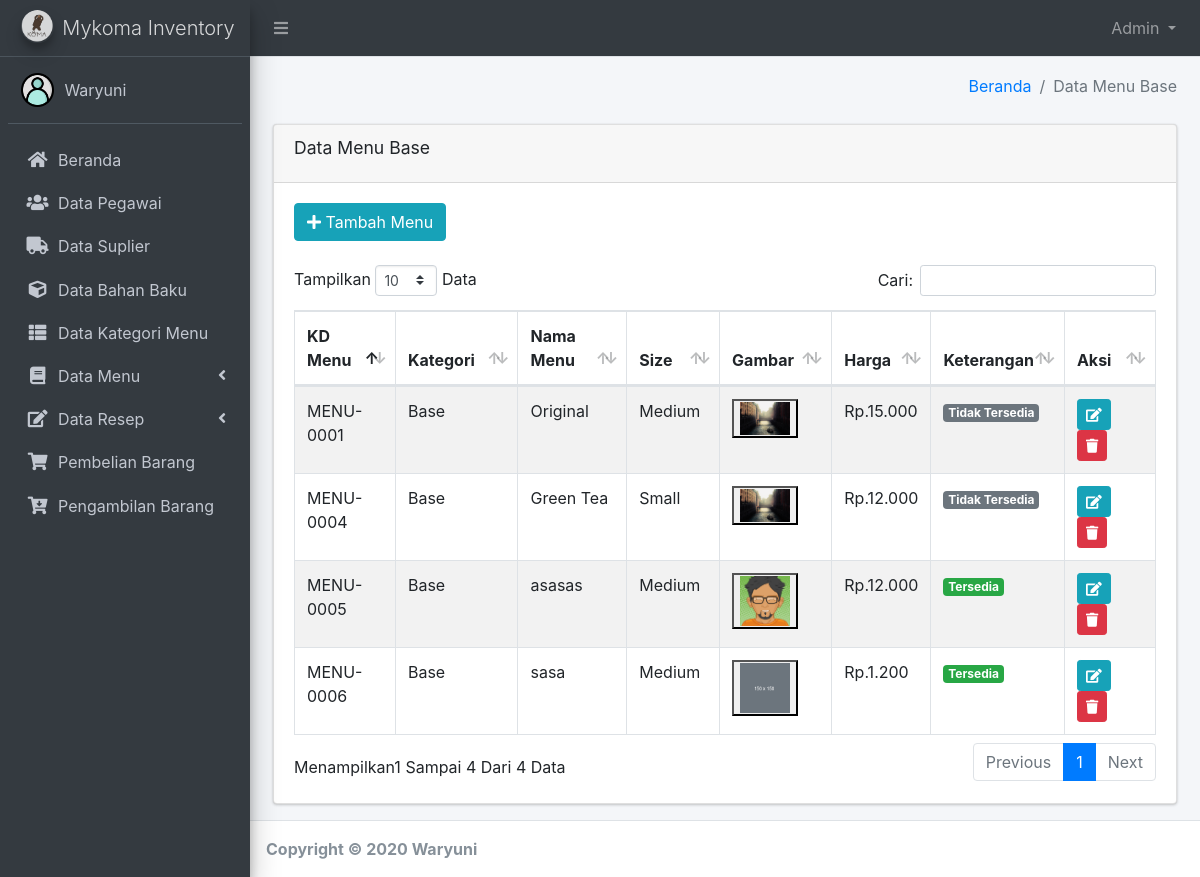
The page /index.php?page=menu&kd_kategori=KTGR-01 (signed in) on the database its author committed.
### tables this page shows
CREATE TABLE `kategori` (
  `kd_kategori` varchar(50) NOT NULL,
  `nm_kategori` varchar(100) NOT NULL,
  PRIMARY KEY (`kd_kategori`)
);

CREATE TABLE `menu` (
  `kd_menu` varchar(50) NOT NULL,
  `kd_kategori` varchar(50) NOT NULL,
  `nm_menu` varchar(100) NOT NULL,
  `gambar` varchar(500) DEFAULT NULL,
  `size` varchar(50) NOT NULL,
  `harga` int(11) NOT NULL,
  `keterangan` varchar(50) NOT NULL,
  PRIMARY KEY (`kd_menu`)
);

### modules/menu/view.php (the view, shortened to what this page needs)
<?php
$kd_kategori = $_GET['kd_kategori'];
?>
<section class="content-header">
    <div class="container-fluid">
        <div class="row mb-2">
            <div class="col-sm-12">
                <ol class="breadcrumb float-sm-right">
                    <li class="breadcrumb-item"><a href="index.php?page=beranda">Beranda</a></li>
                    <?php
                    $query  = mysqli_query($db, "SELECT * FROM kategori WHERE kd_kategori='$kd_kategori'");
                    $hitung = mysqli_fetch_assoc($query);
                    ?>
                    <li class="breadcrumb-item active">Data Menu <?php echo $hitung['nm_kategori']; ?></li>
                </ol>
            </div>
        </div>
    </div>
</section>
<section class="content">
    <div class="container-fluid">
        <div class="row">
            <div class="col-12">
                <div class="card">
                    <div class="card-header">
                        <h3 class="card-title">Data Menu <?php echo $hitung['nm_kategori']; ?></h3>
                    </div>
                    <div class="card-body">
                        <a href="index.php?page=tammenu&kd_kategori=<?php echo $hitung['kd_kategori']; ?>" class="btn btn-info"><i class="fa fa-plus"></i> Tambah Menu</a> <br> <br>
                        <table id="example1" class="table table-bordered table-striped">
                            <thead>
                                <tr>
                                    <th>KD Menu</th>
                                    <th>Kategori</th>
                                    <th>Nama Menu</th>
                                    <th>Size</th>
                                    <th>Gambar</th>
                                    <th>Harga</th>
                                    <th>Keterangan</th>
                                    <th>Aksi</th>
                                </tr>
                            </thead>
                            <tbody>
                                <?php
                                $query  = mysqli_query($db, "SELECT menu.*,kategori.* FROM menu JOIN Kategori ON kategori.kd_kategori=menu.kd_kategori WHERE kategori.kd_kategori ='$kd_kategori'");
                                $hitung = mysqli_num_rows($query);
                                if ($hitung > 0) {
                                    while ($pecah = mysqli_fetch_assoc($query)) {
                                ?>
                                        <tr>
                                            <td style="width:100px;"><?= $pecah['kd_menu']; ?></td>
                                            <td style="width:120px;"><?= $pecah['nm_kategori']; ?></td>
                                            <td style="width:120px;"><?= $pecah['nm_menu']; ?></td>
                                            <td style="width:80px;"><?= $pecah['size']; ?></td>
                                            <td style="width:100px;"><button data-toggle="modal" id="aksigambar" data-target="#gambarrr" data-gambar="<?php echo $pecah['gambar']; ?>" data-namamenu="<?php echo $pecah['nm_menu']; ?>"> <img src="images/menu/<?php echo $pecah['gambar']; ?>" style="width:50px;"> </button>
                                            </td>
                                            <td style="width:10px;"><?= rupiah($pecah['harga']); ?></td>
                                            <td style="width:100px;"><?php if ($pecah['keterangan'] == 'Tersedia') {
                                                                            echo "<span class='badge badge-success right'>" . $pecah['keterangan'] . " </span>";
                                                                        }
                                                                        if ($pecah['keterangan'] == 'Tidak Tersedia') {
                                                                            echo "<span class='badge badge-secondary'>" . $pecah['keterangan'] . " </span>";
                                                                        } ?></td>
                                            <td style="width:90px;">
                                                <a class="btn btn-info btn-sm " href="index.php?page=editmenu&kd_menu=<?php echo $pecah['kd_menu']; ?>&kd_kategori=<?php echo $pecah['kd_kategori']; ?>" data-toggle="tooltip" data-placement="bottom" title="Edit"><i class="fa fa-edit"></i></a>
                                                <a onclick="return confirm('Anda Yakin Ingin Menghapus?')" class="btn btn-danger btn-sm" href="index.php?page=menu&kd_kategori=<?php echo $kd_kategori; ?>&aksi=hapus&kd_menu=<?php echo $pecah['kd_menu']; ?>" data-toggle="tooltip" data-placement="bottom" title="Hapus">
                                                    <i class="fa fa-trash"></i></a>
                                            </td>
                                        </tr>
                                <?php }
                                } ?>
                            </tbody>
                        </table>
                    </div>
                </div>
            </div>
        </div>
    </div>
</section>

### index.php (shortened to what this page needs)
<?php
include 'database.php';
function rupiah($angka)
{
  $hasil_rupiah = "Rp." . number_format($angka, 0, '.', '.');
  return $hasil_rupiah;
}
?>
<!DOCTYPE html>
<html>
<head>
  <link rel="stylesheet" href="asets/plugins/fontawesome-free/css/all.min.css">
  <link rel="stylesheet" href="https://code.ionicframework.com/ionicons/2.0.1/css/ionicons.min.css">
  <link rel="stylesheet" href="asets/plugins/tempusdominus-bootstrap-4/css/tempusdominus-bootstrap-4.min.css">
  <link rel="stylesheet" href="asets/plugins/icheck-bootstrap/icheck-bootstrap.min.css">
  <link rel="stylesheet" href="asets/plugins/jqvmap/jqvmap.min.css">
  <link rel="stylesheet" href="asets/dist/css/adminlte.min.css">
  <link rel="stylesheet" href="asets/plugins/overlayScrollbars/css/OverlayScrollbars.min.css">
  <link rel="stylesheet" href="asets/plugins/daterangepicker/daterangepicker.css">
  <link rel="stylesheet" href="asets/plugins/summernote/summernote-bs4.css">
  <link rel="stylesheet" href="asets/plugins/datatables-bs4/css/dataTables.bootstrap4.min.css">
  <link rel="stylesheet" href="asets/plugins/datatables-responsive/css/responsive.bootstrap4.min.css">
  <link rel="stylesheet" href="https://maxcdn.bootstrapcdn.com/bootstrap/4.5.2/css/bootstrap.min.css">
</head>
<body class="hold-transition sidebar-mini layout-fixed">
  <div class="wrapper">
    <nav class="main-header navbar navbar-expand navbar-dark navbar-light">
      <ul class="navbar-nav">
        <li class="nav-item">
          <a class="nav-link" data-widget="pushmenu" href="#" role="button"><i class="fas fa-bars"></i></a>
        </li>
      </ul>
      <ul class="navbar-nav ml-auto">
        <li class="nav-item dropdown">
          <a class="nav-link dropdown-toggle" href="#" id="navbardrop" data-toggle="dropdown">
            <?php if (empty($_SESSION['no_user'])) {
              echo "";
            } else {
              echo $_SESSION['level'];
            } ?>
          </a>
        </li>
      </ul>
    </nav>
    <aside class="main-sidebar sidebar-dark-primary elevation-4">
      <a href="index3.html" class="brand-link">
        <img src="asets/dist/img/logomykoma.png" alt="Mykoma Logo" class="brand-image img-circle elevation-3" style="opacity: .8">
        <span class="brand-text font-weight-light">Mykoma Inventory</span>
      </a>
      <?php include 'sidebar/side.php'; ?>
    </aside>
    <div class="content-wrapper">
      <?php
      if (isset($_GET['page'])) {
        if ($_GET['page'] == 'pgw') {
          include 'modules/pegawai/view.php';
        } elseif ($_GET['page'] == 'tampgw') {
          include 'modules/pegawai/tambah.php';
        } elseif ($_GET['page'] == 'edtpgw') {
          include 'modules/pegawai/ubah.php';
        } elseif ($_GET['page'] == 'suplier') {
          include 'modules/suplier/view.php';
        } elseif ($_GET['page'] == 'tamsuplier') {
          include 'modules/suplier/tambah.php';
        } elseif ($_GET['page'] == 'editsupli') {
          include 'modules/suplier/edit.php';
        } elseif ($_GET['page'] == 'bahanbk') {
          include 'modules/bahanbk/view.php';
        } elseif ($_GET['page'] == 'tambahanbk') {
          include 'modules/bahanbk/tambah.php';
        } elseif ($_GET['page'] == 'editbahanbk') {
          include 'modules/bahanbk/edit.php';
        } elseif ($_GET['page'] == 'kategori') {
          include 'modules/kategori/view.php';
        } elseif ($_GET['page'] == 'tambahktgr') {
          include 'modules/kategori/tambah.php';
        } elseif ($_GET['page'] == 'editktgr') {
          include 'modules/kategori/edit.php';
        } elseif ($_GET['page'] == 'menu') {
          include 'modules/menu/view.php';
        } elseif ($_GET['page'] == 'tammenu') {
          include 'modules/menu/tambah.php';
        } elseif ($_GET['page'] == 'editmenu') {
          include 'modules/menu/edit.php';
        } elseif ($_GET['page'] == 'resep') {
          include 'modules/resep/view.php';
        } elseif ($_GET['page'] == 'tamresep') {
          include 'modules/resep/tambah.php';
        } elseif ($_GET['page'] == 'viewrs') {
          include 'modules/resep/viewrs.php';
        } elseif ($_GET['page'] == 'pembelian') {
          include 'modules/pembelian/view.php';
        } elseif ($_GET['page'] == 'tambeli') {
          include 'modules/pembelian/tambah.php';
        } elseif ($_GET['page'] == 'detailbl') {
          include 'modules/pembelian/detail.php';
        } elseif ($_GET['page'] == 'pengambilan') {
          include 'modules/pengambilan/view.php';
        } elseif ($_GET['page'] == 'ambil') {
          include 'modules/pengambilan/tambah.php';
        } elseif ($_GET['page'] == 'detambil') {
          include 'modules/pengambilan/detail.php';
        } elseif ($_GET['page'] == 'beranda') {
          include 'modules/beranda/view.php';
        }
      } else {
        include 'modules/beranda/view.php';
      }
      ?>
    </div>
    <footer class="main-footer">
      <strong><?php echo "Copyright © " . (int)date('Y') . " Waryuni"; ?></strong>
    </footer>
  </div>
</body>
</html>

### sidebar/side.php (shortened to what this page needs)
<div class="sidebar">
  <div class="user-panel mt-3 pb-3 mb-3 d-flex">
    <div class="image">
      <img src="asets/dist/img/user.png" alt="User Image">
    </div>
    <div class="info">
      <a href="#" class="d-block"><?php if (empty($_SESSION['no_user'])) {
                                    echo "";
                                  } else {
                                    echo $_SESSION['nama'];
                                  } ?></a>
    </div>
  </div>
  <nav class="mt-2">
    <ul class="nav nav-pills nav-sidebar flex-column" data-widget="treeview" role="menu" data-accordion="false">
      <li class="nav-item">
        <a href="index.php?page=beranda" class="nav-link">
          <i class="nav-icon fas fa-home"></i>
          <p>
            Beranda
          </p>
        </a>
      </li>
      <?php if ($_SESSION['level'] == 'Admin') { ?>
        <li class="nav-item">
          <a href="index.php?page=pgw" class="nav-link">
            <i class="nav-icon fas fa-users"></i>
            <p>
              Data Pegawai
            </p>
          </a>
        </li>
        <li class="nav-item">
          <a href="index.php?page=suplier" class="nav-link">
            <i class="nav-icon fas fa-truck"></i>
            <p>
              Data Suplier
            </p>
          </a>
        </li>
        <li class="nav-item">
          <a href="index.php?page=bahanbk" class="nav-link">
            <i class="nav-icon fas fa-cube"></i>
            <p>
              Data Bahan Baku
            </p>
          </a>
        </li>
        <li class="nav-item">
          <a href="index.php?page=kategori" class="nav-link">
            <i class="nav-icon fas fa-th-list"></i>
            <p>
              Data Kategori Menu
            </p>
          </a>
        </li>
        <li class="nav-item has-treeview">
          <a href="#" class="nav-link">
            <i class="nav-icon fas fa-book"></i>
            <p>
              Data Menu
              <i class="right fas fa-angle-left"></i>
            </p>
          </a>
        </li>
        <li class="nav-item has-treeview">
          <a href="#" class="nav-link">
            <i class="nav-icon fas fa-edit"></i>
            <p>
              Data Resep
              <i class="right fas fa-angle-left"></i>
            </p>
          </a>
        </li>
        <li class="nav-item">
          <a href="index.php?page=pembelian" class="nav-link">
            <i class="nav-icon fas fa-shopping-cart"></i>
            <p>
              Pembelian Barang
            </p>
          </a>
        </li>
        <li class="nav-item">
          <a href="index.php?page=pengambilan" class="nav-link">
            <i class="nav-icon fas fa-cart-arrow-down"></i>
            <p>
              Pengambilan Barang
            </p>
          </a>
        </li>
      <?php } ?>
    </ul>
  </nav>
</div>

### rows shown on the page
kategori: nm_kategori "Base"
menu: kd_menu "MENU-0001", kd_kategori.nm_kategori "Base", nm_menu "Original", size "Medium", gambar (picture), harga "Rp.15.000", keterangan "Tidak Tersedia"
menu: kd_menu "MENU-0004", kd_kategori.nm_kategori "Base", nm_menu "Green Tea", size "Small", gambar (picture), harga "Rp.12.000", keterangan "Tidak Tersedia"
menu: kd_menu "MENU-0005", kd_kategori.nm_kategori "Base", nm_menu "asasas", size "Medium", gambar (picture), harga "Rp.12.000", keterangan "Tersedia"
menu: kd_menu "MENU-0006", kd_kategori.nm_kategori "Base", nm_menu "sasa", size "Medium", gambar (placeholder picture), harga "Rp.1.200", keterangan "Tersedia"

### other values the page prints
$_SESSION['level'] "Admin"
$_SESSION['nama'] "Waryuni"
